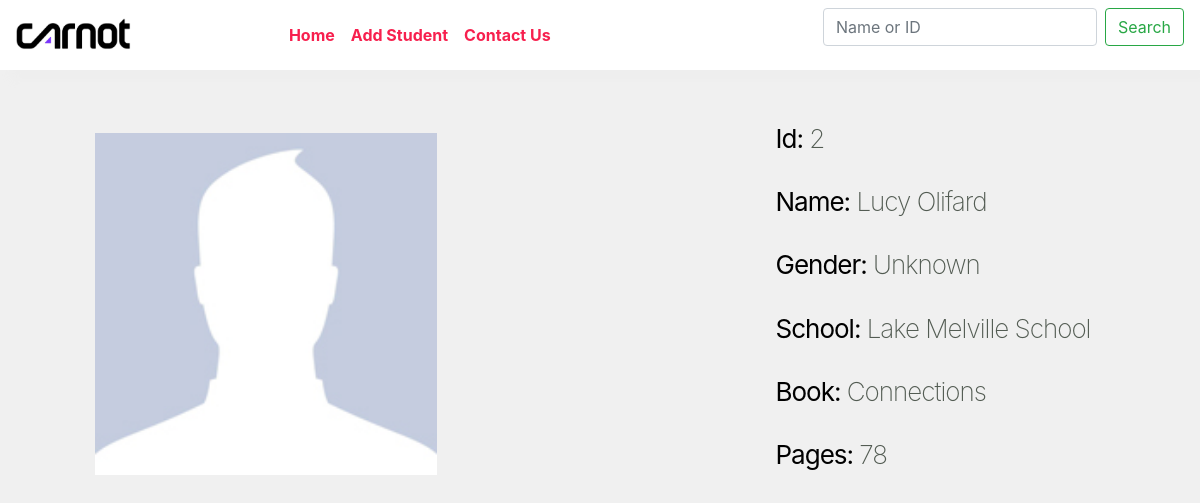
Screenshot of /student/2 with the database file from the repository.
### home/models.py (models this page shows)
class Student(models.Model):
    GENDER_CHOICES = (
        ('Male', 'Male'),
        ('Female', 'Female'),
        ('Unknown', 'Other'),
    )
    id = models.AutoField
    first_name = models.CharField(max_length=120)
    last_name = models.CharField(max_length=120)
    email = models.EmailField()
    gender = models.CharField(max_length=10, choices=GENDER_CHOICES)
    school_name = models.CharField(max_length=120)
    book = models.CharField(max_length=200)
    book_pages = models.CharField(max_length=10)

### home/views.py (the view)
# urls.py: path('student/<int:stu_id>', views.student_info, name='student_info'),
def student_info(request, stu_id):
    student_details = Student.objects.filter(id=stu_id)
    return render(request, "search.html", {'students': student_details})

### templates/search.html (shortened to what this page needs)
{% extends 'basic.html' %}
{% load static %}
{% static 'images' as baseUrl %}
{% block body %}
<br><br>
{% for student in students %}
<main class="container">
  <div class="left-column">
    <img data-image="black" src="{% static 'student.jpeg' %}" alt="">
  </div>
  <div class="right-column">
    <div class="student-details">
        <h1><b>Id:</b> {{student.id}}</h1><br>
        <h1><b>Name:</b> {{student.first_name}} {{student.last_name}}</h1><br>
        <h1><b>Gender:</b> {{student.gender}}</h1><br>
        <h1><b>School:</b> {{student.school_name}}</h1><br>
        <h1><b>Book:</b> {{student.book}}</h1><br>
        <h1><b>Pages:</b> {{student.book_pages}}</h1><br>
      <br>
    </div>
  </div>
</main><br>
{% endfor %}
{% endblock %}

### rows the page displays
Student: id "2", first_name "Lucy", last_name "Olifard", gender "Unknown", school_name "Lake Melville School", book "Connections", book_pages "78"
